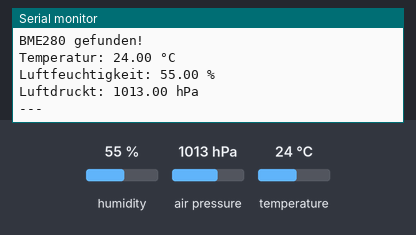
Bench run of a sketch on a simulated Arduino Uno, built with avr-gcc and run on an emulated ATmega328P. Parts: the last lines printed to the serial monitor. The inputs (shaded band) are chosen by the test bench; at power-on: humidity 55 %, air pressure 1013 hPa, temperature 24 °C.

Above: at 2.2 s.
2.3 s: humidity set to 22 %
At 3.7 s:
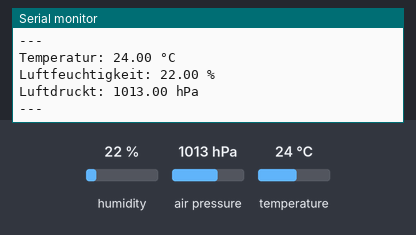
5.0 s: air pressure set to 952 hPa
At 5.4 s:
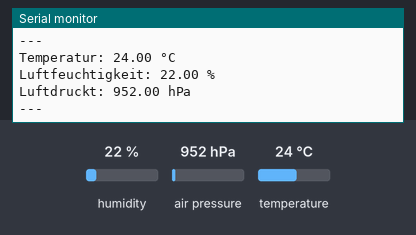

Measured:
- after the input at 2.3 s, the serial monitor: prints a new line after 0.71 s (image 1)
- after the input at 5.0 s, the serial monitor: prints a new line at once (image 2)

The sketch:

bme280test_01.ino
```cpp
#include <Wire.h>
#include <Adafruit_BME280.h>

Adafruit_BME280 bme;

void setup() {
  Serial.begin(115200);
  delay(1000);

  Serial.println("Starte BME280-Test...");

  if (!bme.begin(0x76)) {
    Serial.println("BME280 nicht gefunden! Verkablung prüfen.");
    while (1) delay(10);
  }

  Serial.println("BME280 gefunden!");

}

void loop () {
  Serial.print("Temperatur: ");
  Serial.print(bme.readTemperature());
  Serial.println(" °C");

  Serial.print("Luftfeuchtigkeit: ");
  Serial.print(bme.readHumidity());
  Serial.println(" %");

  Serial.print("Luftdruckt: ");
  Serial.print(bme.readPressure() / 100.0F);
  Serial.println(" hPa");

  Serial.println("---");
  delay(2000);
}
```
